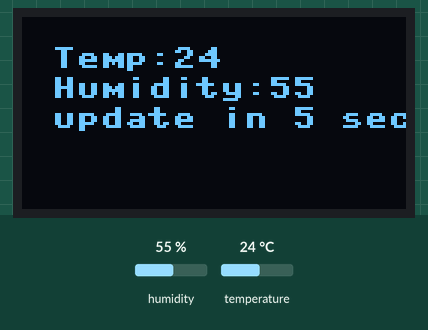
Recording of a program running on a simulated ESP8266 board running MicroPython. Parts: 128×64 one-colour display. The test bench sets the inputs (shaded band); at power-on: humidity 55 %, temperature 24 °C.

Above: at 1.2 s.
1.3 s: humidity set to 22 %
At 6.1 s:
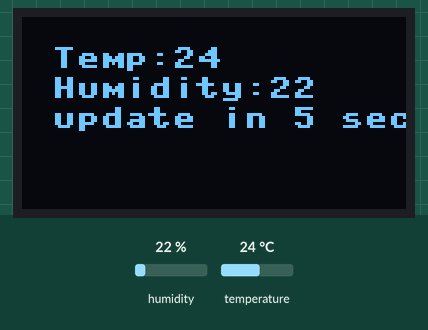
11.8 s: temperature set to 12 °C
At 16.6 s:
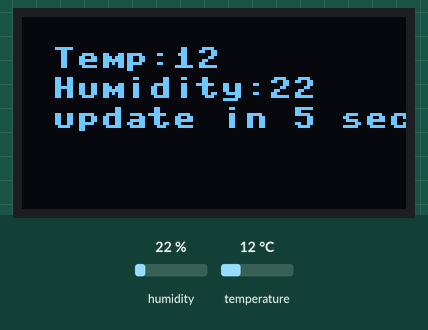
22.0 s: humidity set to 40 %
At 27.1 s:
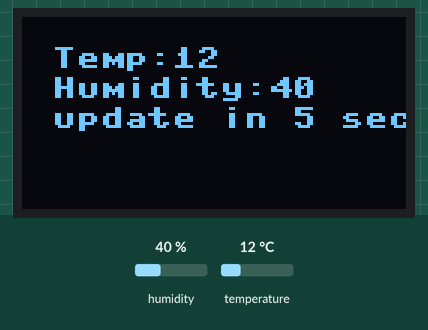
32.3 s: temperature set to 19 °C
Timing chart, 0 to 35.3 s (numbered marks = the images above; inputs shaded):
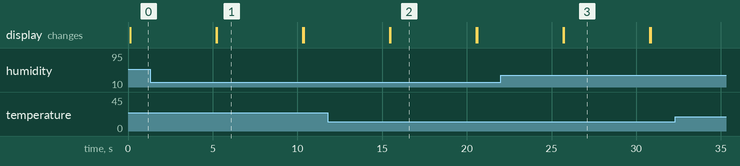

The program:

main.py
```python
"""Main program is here to setup network."""
import dht
import machine
import time
from displayMessage import Display


def getTemperatureAndHumidity():
    """Main function to get temperature & humidity."""
    d = dht.DHT11(machine.Pin(16))
    d.measure()
    temp = d.temperature()
    humidity = d.humidity()
    return temp, humidity


if __name__ == "__main__":
    while True:
        temp, humidity = getTemperatureAndHumidity()
        show = Display(4, 5)
        show.configureI2C()
        show.displayMessageOnScreen("Temp:%d" % temp)
        show.displayMessageOnScreen("Humidity:%d" % humidity, 10, 20)
        show.displayMessageOnScreen("update in 5 sec.", 10, 30)
        time.sleep(5)
```

displayMessage.py
```python
"""Display temperature and humidity in OLED."""
import ssd1306
from machine import I2C, Pin


class Display(object):
    """Display setup is here."""

    def __init__(self, sda=4, scl=5):
        """Initialize.

        sda => type(int)
        scl => type(int)
        """
        self.sda = sda
        self.scl = scl
        self.i2c = None
        self.display = None

    def configureI2C(self):
        """Configure the IO Pins here."""
        self.i2c = I2C(sda=Pin(self.sda), scl=Pin(self.scl))
        self.display = ssd1306.SSD1306_I2C(128, 64, self.i2c)
        self.display.fill(0)

    def displayMessageOnScreen(self, message="Hello", x=10, y=10):
        """Display the tesxt on the mentioned coordinates."""
        self.display.text(message, x, y)
        self.display.show()


if __name__ == "__main__":
    d = Display()
    d.configureI2C()
    d.displayMessage()
```

boot.py
```python
"""Boot file."""
import gc
import network


def setupWirelessESP8266(ssid, password):
    """Setup wireless."""
    nic = network.WLAN(network.STA_IF)
    nic.active(True)
    nic.connect(ssid, password)


if __name__ == "__main__":
    gc.collect()
    setupWirelessESP8266('C-153', 'ayakkad@18')
```

Measured:
- after the input at 1.3 s, the display: first differs from a run without the input after 3.9 s (image 1)
- after the input at 11.8 s, the display: first differs from a run without the input after 3.7 s (image 2)
- after the input at 22.0 s, the display: first differs from a run without the input after 3.7 s (image 3)
- what the display in image 1 shows lasts 5.1 s, from 5.2 s to 10.3 s
